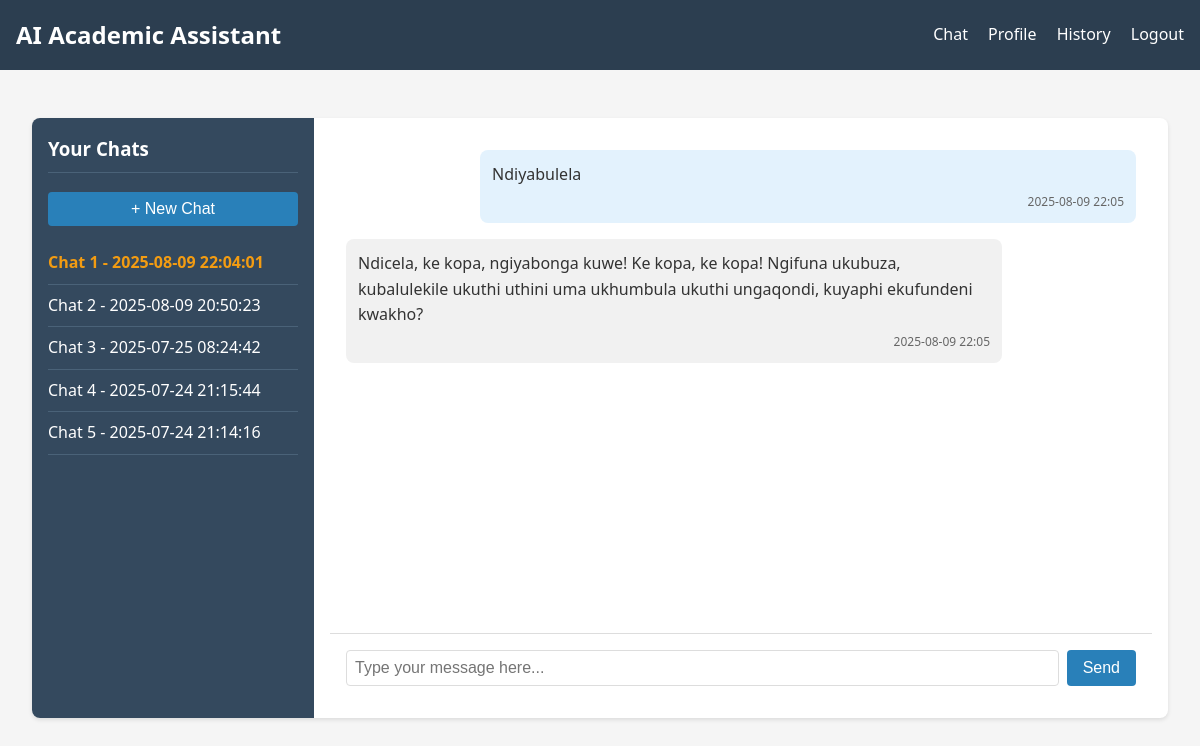
The app's page /chat (signed in) with its own data.
### tables this page shows
CREATE TABLE Chats (
            chat_id INTEGER PRIMARY KEY AUTOINCREMENT,
            user_id INTEGER NOT NULL,
            created_at TIMESTAMP DEFAULT CURRENT_TIMESTAMP,
            FOREIGN KEY (user_id) REFERENCES Users (user_id)
        );

CREATE TABLE Messages (
            message_id INTEGER PRIMARY KEY AUTOINCREMENT,
            chat_id INTEGER NOT NULL,
            user_id INTEGER NOT NULL,
            role TEXT NOT NULL,  -- 'user' or 'assistant'
            content TEXT NOT NULL,
            timestamp TIMESTAMP DEFAULT CURRENT_TIMESTAMP,
            FOREIGN KEY (chat_id) REFERENCES Chats (chat_id),
            FOREIGN KEY (user_id) REFERENCES Users (user_id)
        );

### app.py (the view, shortened to what this page needs)
@app.route('/chat', methods=['GET', 'POST'])
def chat():
    if 'user_id' not in session:
        return redirect(url_for('login'))
    user_id = session['user_id']
    chat_id = request.args.get('chat_id')
    if not chat_id:
        chats = get_user_chats(user_id)
        chat_id = chats[0]['chat_id'] if chats else create_new_chat(user_id)
    messages = get_chat_messages(chat_id)
    chats = get_user_chats(user_id)
    return render_template('chat.html',
                         messages=messages,
                         chats=chats,
                         current_chat_id=chat_id,
                         username=session['username'])

### app.py (called while the page is built)
@app.template_filter('datetimeformat')
def datetimeformat(value, format='%Y-%m-%d %H:%M'):
    if isinstance(value, str):
        try:
            value = datetime.strptime(value, '%Y-%m-%d %H:%M:%S')
        except ValueError:
            return value
    return value.strftime(format)

### database.py (called while the page is built)
def get_db_connection() -> Connection:
    conn = sqlite3.connect(Config.DATABASE_PATH)
    conn.row_factory = sqlite3.Row  # Access columns by name
    return conn

def get_user_chats(user_id: int) -> List[Dict]:
    conn = get_db_connection()
    cursor = conn.cursor()
    cursor.execute(
        "SELECT chat_id, created_at FROM Chats WHERE user_id = ? ORDER BY created_at DESC",
        (user_id,)
    )
    chats = [dict(row) for row in cursor.fetchall()]
    conn.close()
    return chats

def get_chat_messages(chat_id: int) -> List[Dict]:
    conn = get_db_connection()
    cursor = conn.cursor()
    cursor.execute(
        "SELECT message_id, role, content, timestamp FROM Messages WHERE chat_id = ? ORDER BY timestamp ASC",
        (chat_id,)
    )
    messages = [dict(row) for row in cursor.fetchall()]
    conn.close()
    return messages

### templates/chat.html (shortened to what this page needs)
{% extends "base.html" %}
{% block content %}
<div class="chat-container">
    <div class="sidebar">
        <h3>Your Chats</h3>
        <form method="post" action="{{ url_for('chat') }}">
            <button type="submit" name="new_chat" class="btn new-chat">+ New Chat</button>
        </form>
        <ul class="chat-list">
            {% for chat in chats %}
                <li class="{% if chat.chat_id == current_chat_id %}active{% endif %}">
                    <a href="{{ url_for('chat', chat_id=chat.chat_id) }}">
                        Chat {{ loop.index }} - {{ chat.created_at }}
                    </a>
                </li>
            {% endfor %}
        </ul>
    </div>
    <div class="chat-window">
        <div class="messages" id="messages">
            {% for message in messages %}
                <div class="message {{ message.role }}">
                    <div class="message-content">
                        {{ message.content }}
                    </div>
                    <div class="message-time">
                        {{ message.timestamp|datetimeformat }}
                    </div>
                </div>
            {% endfor %}
        </div>
        <form class="message-form" id="message-form">
            <input type="text" name="message" id="message-input" placeholder="Type your message here..." required>
            <button type="submit" class="btn send-btn">Send</button>
        </form>
    </div>
</div>
{% endblock %}

### static/styles.css (style rules this page uses)
body { font-family: 'Segoe UI', Tahoma, Geneva, Verdana, sans-serif; line-height: 1.6; margin: 0; padding: 0; background-color: #f5f5f5; color: #333; }
.btn { display: inline-block; padding: 0.5rem 1rem; background-color: #2c3e50; color: white; border: none; border-radius: 4px; cursor: pointer; font-size: 1rem; text-decoration: none; }
.chat-container { display: flex; height: calc(100vh - 200px); background-color: white; border-radius: 8px; box-shadow: 0 2px 4px rgba(0, 0, 0, 0.1); overflow: hidden; }
.sidebar { width: 250px; background-color: #34495e; color: white; padding: 1rem; overflow-y: auto; }
.sidebar h3 { margin-top: 0; padding-bottom: 0.5rem; border-bottom: 1px solid #4a6278; }
.new-chat { width: 100%; margin-bottom: 1rem; background-color: #2980b9; }
.chat-list { list-style: none; padding: 0; margin: 0; }
.chat-list li { padding: 0.5rem 0; border-bottom: 1px solid #4a6278; }
.chat-list li a { color: white; text-decoration: none; }
.chat-list li.active a { color: #f39c12; font-weight: bold; }
.chat-window { flex: 1; display: flex; flex-direction: column; padding: 1rem; }
.messages { flex: 1; overflow-y: auto; padding: 1rem; margin-bottom: 1rem; }
.message { margin-bottom: 1rem; max-width: 80%; padding: 0.75rem; border-radius: 8px; position: relative; }
.message.user { background-color: #e3f2fd; margin-left: auto; }
.message.assistant { background-color: #f1f1f1; margin-right: auto; }
.message-content { margin-bottom: 0.25rem; }
.message-time { font-size: 0.75rem; color: #666; text-align: right; }
.message-form { display: flex; gap: 0.5rem; padding: 1rem; border-top: 1px solid #ddd; }
.message-form input { flex: 1; padding: 0.5rem; border: 1px solid #ddd; border-radius: 4px; font-size: 1rem; }
.send-btn { background-color: #2980b9; }

### records on screen
Chats: created_at "2025-08-09 22:04:01"
Chats: created_at "2025-08-09 20:50:23"
Chats: created_at "2025-07-25 08:24:42"
Chats: created_at "2025-07-24 21:15:44"
Chats: created_at "2025-07-24 21:14:16"
Messages: content "Ndiyabulela", timestamp "2025-08-09 22:05"
Messages: content "Ndicela, ke kopa, ngiyabonga kuwe! Ke kopa, ke kopa! Ngifuna ukubuza, kubalulekile ukuthi uthini uma ukhumbula ukuthi ungaqondi, kuyaphi ekufundeni kwakho?", timestamp "2025-08-09 22:05"
